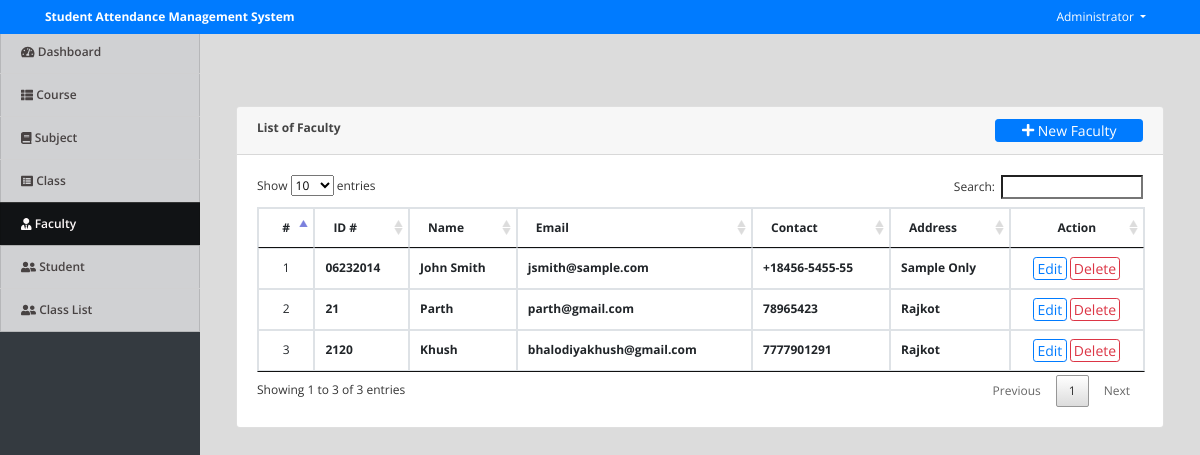
The page /index.php?page=faculty (signed in) on the database its author committed.
### tables this page shows
CREATE TABLE `faculty` (
  `id` int(30) NOT NULL,
  `id_no` varchar(50) NOT NULL,
  `name` text NOT NULL,
  `password` varchar(30) NOT NULL,
  `email` varchar(200) NOT NULL,
  `contact` varchar(50) NOT NULL,
  `address` text NOT NULL,
  `date_created` datetime NOT NULL DEFAULT current_timestamp()
);

### faculty.php (the view, shortened to what this page needs)
<?php
include 'db_connect.php';
?>
<div class="container-fluid">
	<div class="col-lg-12">
		<div class="row">
			<div class="col-md-12">
				<div class="card">
					<div class="card-header">
						<b>List of Faculty</b>
						<span class="float:right">
							<button class="btn btn-primary btn-block btn-sm col-sm-2 float-right" data-toggle="modal" data-target="#myModal5">
								<i class="fa fa-plus"></i> New Faculty
							</button>
						</span>
					</div>
					<div class="card-body">
						<table class="table table-condensed table-bordered table-hover">
							<thead>
								<tr>
									<th class="text-center">#</th>
									<th class="">ID #</th>
									<th class="">Name</th>
									<th class="">Email</th>
									<th class="">Contact</th>
									<th class="">Address</th>
									<th class="text-center">Action</th>
								</tr>
							</thead>
							<tbody>
								<?php
								$i = 1;
								$faculty = $conn->query("SELECT * FROM faculty order by id_no ");
								while($row=$faculty->fetch_assoc()):
								?>
								<tr>
									<td class="text-center"><?php echo $i++ ?></td>
									<td>
										<p> <b><?php echo $row['id_no'] ?></b></p>
									</td>
									<td>
										<p> <b><?php echo ucwords($row['name']) ?></b></p>
									</td>
									<td class="">
										 <p> <b><?php echo $row['email'] ?></b></p>
									</td>
									<td class="">
										 <p> <b><?php echo $row['contact'] ?></b></p>
									</td>
									<td class="">
										 <p><b><?php echo  $row['address'] ?></b></p>
									</td>
									<td class="text-center">
										<button class="btn btn-sm btn-outline-primary" data-toggle="modal" data-target="#myModal<?php echo $i; ?>">Edit</button>
										<button class="btn btn-sm btn-outline-danger delete_faculty" type="button" data-id="<?php echo $row['id'] ?>">Delete</button>
									</td>
								</tr>
								<?php endwhile; ?>
							</tbody>
						</table>
					</div>
				</div>
			</div>
		</div>
	</div>
</div>

### assets/css/style.css (style rules this page uses)
body { font-family: "Open Sans", sans-serif; color: #444444; width: 100%; height: calc(100%); font-size: 12px; }
.btn-sm { padding: .0001rem .2rem; }

### index.php (style rules this page uses)
body { background: #80808045; }

### faculty.php (style rules this page uses)
td { vertical-align: middle !important; }
td p { margin: unset }

### rows shown on the page
faculty: id_no "06232014", name "John Smith", email "jsmith@sample.com", contact "+18456-5455-55", address "Sample Only"
faculty: id_no "21", name "Parth", email "parth@gmail.com", contact "78965423", address "Rajkot"
faculty: id_no "2120", name "Khush", email "bhalodiyakhush@gmail.com", contact "7777901291", address "Rajkot"

### other values the page prints
$_SESSION['system']['name'] "Student Attendance Management System"
$_SESSION['login_name'] "Administrator"
